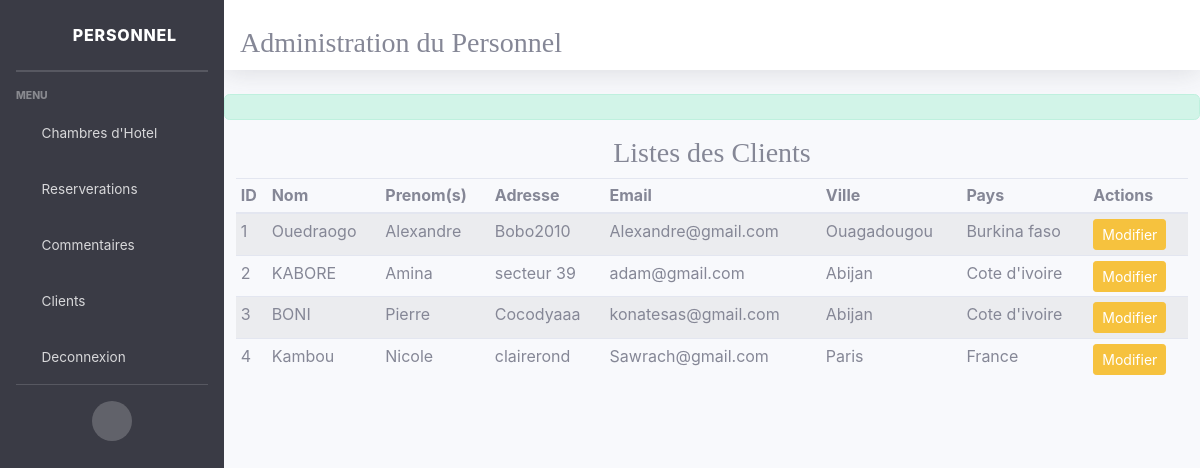
Screenshot of /client with the database file from the repository.
### Hotel/models.py (models this page shows)
class client(models.Model):
    nom = models.CharField(max_length=40)
    prenom = models.CharField(max_length=50)
    adresse = models.CharField(max_length=20)
    email = models.CharField(max_length=20)
    ville =models.CharField(max_length=20)
    pays = models.CharField(max_length=20)

### Hotel/views.py (the view)
# urls.py: path('client',listclient , name='liste' ),
def listclient(request):
    clien = client.objects.all()
    return render(request,'personel/client.html', {'clients' : clien})

### Hotel/templates/personel/client.html
{% extends 'bose.html' %}
{% block content %}
<div class='col-sm-12'>
    <h3 class="text-center">Listes des Clients</h3>
    <table class="table table-striped table-sm">
      <thead>
        <tr>
          <th scope="col">ID</th>
          <th scope="col">Nom</th>
          <th scope="col">Prenom(s)</th>
          <th scope="col">Adresse</th>
          <th scope="col">Email</th>
          <th scope="col">Ville</th>
          <th scope="col">Pays</th>
          <th scope="col">Actions</th>
        </tr>
      </thead>
      <tbody>
        {% for pers in clients %}
        <tr>
          <td>{{pers.id}}</td>
          <td>{{pers.nom}}</td>
          <td>{{pers.prenom}}</td>
          <td>{{pers.adresse}}</td>
          <td>{{pers.email}}</td>
          <td>{{pers.ville}}</td>
          <td>{{pers.pays}}</td>
          <td>
            <a href='{% url 'modifier_cl' pers.id %}' class = 'btn btn-warning btn-sm'>Modifier</a>
          </td>
        </tr>
        {% endfor %}
      </tbody>
    </table>
   </div>
    {% endblock content %}

### Hotel/static/css/blog.css (style rules this page uses)
h1, h2, h3, h4, h5, h6 { font-family: "Playfair Display", Georgia, "Times New Roman", serif; }

### rows the page displays
client: id "1", nom "Ouedraogo", prenom "Alexandre", adresse "Bobo2010", email "Alexandre@gmail.com", ville "Ouagadougou", pays "Burkina faso"
client: id "2", nom "KABORE", prenom "Amina", adresse "secteur 39", email "adam@gmail.com", ville "Abijan", pays "Cote d'ivoire"
client: id "3", nom "BONI", prenom "Pierre", adresse "Cocodyaaa", email "konatesas@gmail.com", ville "Abijan", pays "Cote d'ivoire"
client: id "4", nom "Kambou", prenom "Nicole", adresse "clairerond", email "Sawrach@gmail.com", ville "Paris", pays "France"
